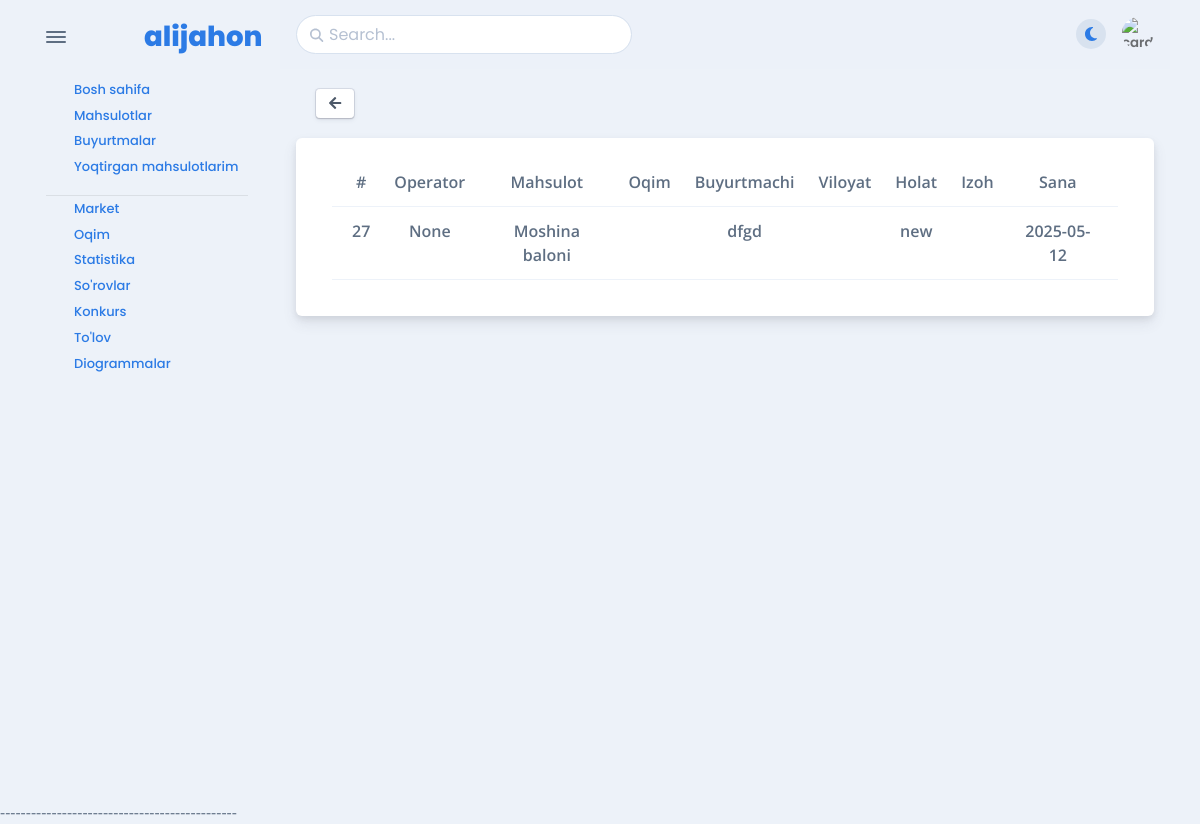
The app's page /request/ (signed in) with its own data.
### apps/models.py (models this page shows, shortened)
class Order(Model):
    class StatusType(TextChoices):
        NEW = "new", "New"
        PENDING = "pending","Pending"
        COMPLETED = "completed","Completed"
        CANCELED = "canceled","Canceled"
        READY_TO_ORDER = "ready_to_order","Ready To Order"
        DELIVERING = "delivering","Delivering"
        ARCHIVED = "archived","Archived"
        DELIVERED = "delivered","Delivered"
        NOT_PICK_UP = "not_pick_up","Not pick up"
        CANCEL_CALL = "cancel_call","Cancel_call"
        CONFIRMED = "confirmed","Confirmed"
    full_name = CharField(max_length=200)
    owner = ForeignKey("apps.User",on_delete=SET_NULL,null=True,blank=True,related_name="orders")
    phone_number = CharField(max_length=20)
    ordered_at = DateTimeField(auto_now_add=True)
    threed = ForeignKey("apps.Thread",on_delete=SET_NULL,null=True,blank=True,related_name="orders")
    product = ForeignKey("apps.Product",on_delete=CASCADE ,null=True ,blank=True,related_name="thread_order")
    district = ForeignKey("apps.District",on_delete=SET_NULL,related_name="district",null=True,blank=True)
    quantity = IntegerField(default=1)
    status = CharField(max_length=15,choices=StatusType,default=StatusType.NEW)
    update_at = DateTimeField(auto_now=True)
    comment_operator = CharField(max_length=255,null=True,blank=True)
    send_order = DateTimeField(null=True,blank=True)
    operator = CharField(max_length=255,null=True,blank=True)
    deliver = CharField(max_length=255,null=True,blank=True)
    total_amount = CharField(max_length=255,blank=True,null=True)
    price  = IntegerField()

class BaseSlugModel(Model):
    name = CharField(max_length=255)
    slug = SlugField(max_length=255,unique=True, blank=True, null=True)
    class Meta:
        abstract = True

class Product(BaseSlugModel):
    description = RichTextUploadingField()
    price = DecimalField(max_digits=10, decimal_places=2)
    image = ImageField(upload_to="images/")
    quantity =IntegerField(null=True,blank=True)
    category = ForeignKey("apps.Category",on_delete=CASCADE)
    telegram_url = CharField(max_length=255,null=True,blank=True)
    discount_price = DecimalField(max_digits=7,decimal_places=2,null=True,blank=True)
    discount = CharField(max_length=255,blank=True,null=True)

### apps/views/requests.py (the view)
class RequestTemplateView(TemplateView):
    template_name = "sorov/sorov.html"
    def get_context_data(self, **kwargs):
        data =  super().get_context_data(**kwargs)
        data["orders"] = Order.objects.filter(owner_id=self.request.user.id)
        return data

### templates/sorov/sorov.html (shortened to what this page needs)
{% extends "apps/auth/auth.html" %}
{% block body %}
    <div class="card-body d-flex justify-content-between">
        <div>
            <a class="btn btn-falcon-default btn-sm" href="{% url "home" %}" data-bs-toggle="tooltip" data-bs-original-title="Orqaga">
            </a>
        </div>
    </div>
    <div class="card mb-3">
        <div class="card-body">
            <div class="container">
                <div class="table-responsive">
                    <table class="table">
                        <thead class="text-center">
                        <tr>
                            <th scope="col">#</th>
                            <th scope="col">Operator</th>
                            <th scope="col">Mahsulot</th>
                            <th scope="col">Oqim</th>
                            <th scope="col">Buyurtmachi</th>
                            <th scope="col">Viloyat</th>
                            <th scope="col">Holat</th>
                            <th scope="col">Izoh</th>
                            <th scope="col">Sana</th>
                        </tr>
                        </thead>
                        <tbody class="text-center">
                        {% for order in orders %}
                        	 <tr style="text-align: center;">
                                <th scope="col">{{ order.id}}</th>
                                 {% if order.operator %}
                                 	      <th scope="col">{{ order.operator}}</th>
                                     {% else %}
                                        <th scope="col">{{ order.operator}}</th>
                                 {% endif %}
                                <th scope="col">{{ order.product.name }}</th>
                                <th scope="col">{{ order.threed.name}}</th>
                                <th scope="col">{{ order.full_name }}</th>
                                <th scope="col">{{ order.district.region.name }}</th>
                                <th scope="col">
                                    {{ order.status }}
                                </th>
                                {% if order.comment_operator%}
                                	  <th scope="col">{{ order.comment_operator }} </th>
                                    {% else %}
                                      <th scope="col"> </th>
                                {% endif %}
                                <th scope="col">{{ order.ordered_at|date:"Y-m-d" }}</th>
                            </tr>
                        {% endfor %}
                        </tbody>
                    </table>
                </div>
            </div>
        </div>
    </div>
{% endblock %}

### templates/apps/auth/auth.html (style rules this page uses)
body { font-family: Arial, sans-serif; text-align: center; }

### records on screen
Order: id "27", operator "None", product.name "Moshina baloni", full_name "dfgd", status "new", ordered_at "2025-05-12"
